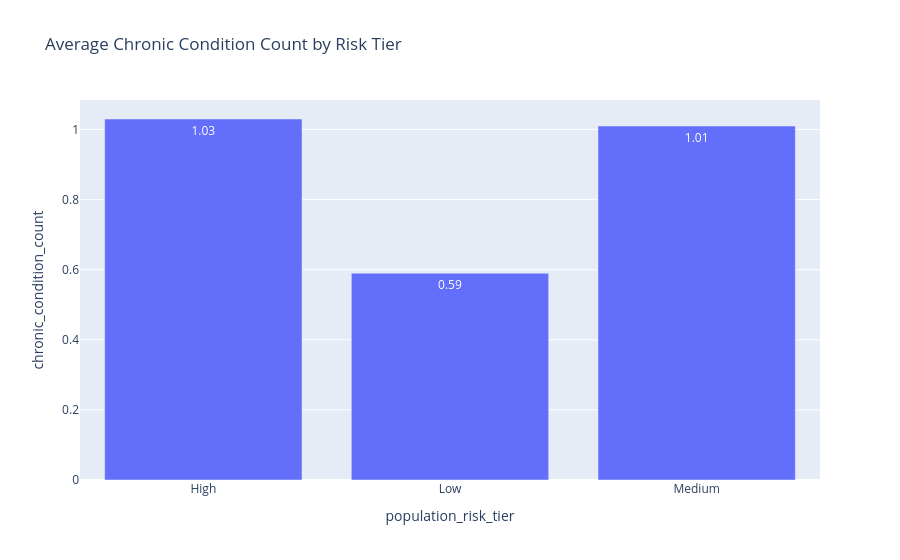

Write notebook code for a chart like this one.
### Code cell
condition_summary = (
    risk_df
    .groupby("population_risk_tier")["chronic_condition_count"]
    .mean()
    .round(2)
    .reset_index()
)

fig = px.bar(
    condition_summary,
    x="population_risk_tier",
    y="chronic_condition_count",
    title="Average Chronic Condition Count by Risk Tier",
    text="chronic_condition_count"
)

fig.show()

### Figure 1 — Plotly figure (JSON) as saved in the notebook; plotly's stock layout.template omitted (floating-point values rounded to 4 significant figures)
{"data": [{"hovertemplate": "population_risk_tier=%{x}<br>chronic_condition_count=%{text}<extra></extra>", "legendgroup": "", "marker": {"color": "#636efa", "pattern": {"shape": ""}}, "name": "", "orientation": "v", "showlegend": false, "text": [1.03, 0.59, 1.01], "textposition": "auto", "type": "bar", "x": ["High", "Low", "Medium"], "xaxis": "x", "y": [1.03, 0.59, 1.01], "yaxis": "y"}], "layout": {"barmode": "relative", "legend": {"tracegroupgap": 0}, "title": {"text": "Average Chronic Condition Count by Risk Tier"}, "xaxis": {"anchor": "y", "domain": [0, 1], "title": {"text": "population_risk_tier"}}, "yaxis": {"anchor": "x", "domain": [0, 1], "title": {"text": "chronic_condition_count"}}}}
